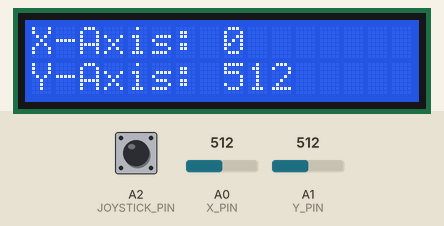
Bench run of a sketch on a simulated Arduino Uno, built with avr-gcc and run on an emulated ATmega328P. On the bench: 16×2 character LCD. The test bench sets the inputs (shaded band); at power-on: A0 (X_PIN) = 512, A1 (Y_PIN) = 512, A2 (JOYSTICK_PIN) HIGH.

Above: at 2.2 s.
2.3 s: A0 (X_PIN) set to 716
At 3.1 s:
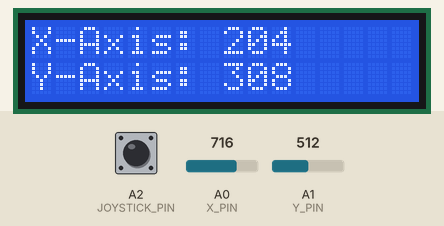
3.8 s: A0 (X_PIN) set to 900
At 4.3 s:
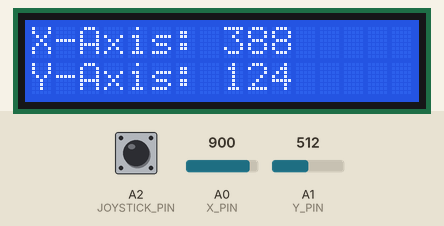
5.3 s: A0 (X_PIN) set to 1023
At 6.6 s:
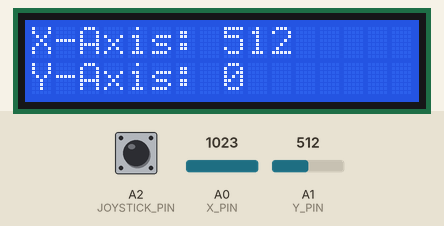
Timing chart, 0 to 8.3 s (numbered marks = the images above; inputs shaded):
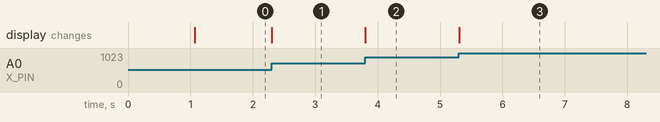

The sketch:

Lab_10.ino
```cpp
// Lab 10 - LCD Display
// EE 322
// Prof Chuck Bland

// Import Libraries
#include <LiquidCrystal.h>
#include <JC_Button.h>
// Associating LCD pins with arduino pin number they are connected to
const int RS_PIN = 12;
const int EN_PIN = 11;
const int D4_PIN = 5;
const int D5_PIN = 4;
const int D6_PIN = 3;
const int D7_PIN = 2;
LiquidCrystal lcd(RS_PIN, EN_PIN, D4_PIN, D5_PIN, D6_PIN, D7_PIN);
// Joystick constants and variables
const int X_PIN = A0;
const int Y_PIN = A1;
const int JOYSTICK_PIN = A2;
int x_Axis;
int y_Axis;
ToggleButton myToggle(JOYSTICK_PIN);
int JoystickValue;
void setup()
  {
    lcd.begin(16, 2); // set up the LCD's number of columns and rows
    lcd.noDisplay(); // turn off the display
    delay(1000); // delay for one second

lcd.display(); // turn on the display
    lcd.setCursor(0, 0); // sets cursor at column 0, line 0
    lcd.print("X-Axis:"); // print "X-Axis: " on first line
    lcd.setCursor(0, 1); // sets cursor at column 0, line 1
    lcd.print("Y-Axis:"); // print "Y-Axis: " on second line
    myToggle.begin(); // setup joystick toggle
}
void loop() {
    lcd.setCursor(8, 0); // reset first 8 digits of x-axis input
    x_Axis = analogRead(X_PIN);
    x_Axis = map(x_Axis, 0, 1023, -512, 512); // set cursor range from -512 to 512
    lcd.print(x_Axis);
    lcd.print("   "); // print 3 spaces after the number to avoid orphaned digits
    lcd.setCursor(8, 1); // reset first 8 digits of y-axis input
    y_Axis = analogRead(Y_PIN);
    y_Axis = map(x_Axis, 0, 1023, 512, -512); // set cursor range from -512 to 512
    lcd.print(y_Axis);
    lcd.print("   "); // print 3 spaces after the number to avoid orphaned digits
    myToggle.read(); // toggle LCD with joystick
    if (myToggle.changed())
    {
      // toggle LED Display off/on if joystick was released
      digitalWrite(A2, myToggle.toggleState()); // A2 connects to SW, output for pushbutton
    }
}
```

Measured:
- after the input at 2.3 s, the display: changes at once (image 1)
- after the input at 3.8 s, the display: changes at once (image 2)
- after the input at 5.3 s, the display: changes at once (image 3)
